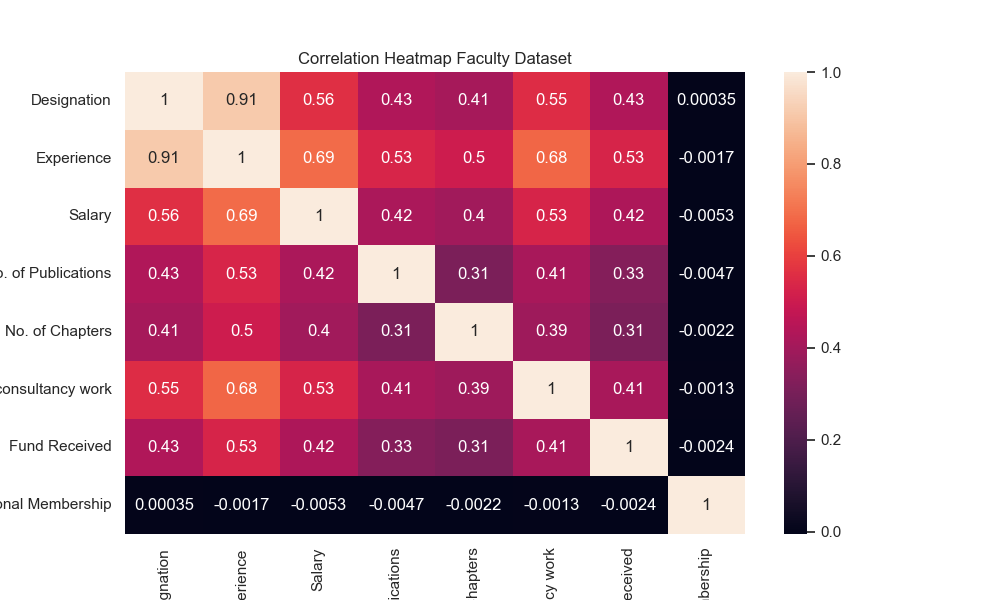

Python code for this plot:
"""
Program 7
-------------------------------------------------------------------------------------------------------
1. Generate 100000 rows, synthesized faculty dataset where experience linearly mapped to designation, 
    salary, no. of publications, no. of book chapters, amount of consultancy work, fund received, professional membership.
2. Read and load it into a list using function (try all the types of functions)
3. Find out the correlation among the fields in faculty dataset.
4. Perform the Linear regression analysis and plot the predicted value.
"""

import csv, random, math, os
from sklearn.linear_model import LinearRegression
import matplotlib.pyplot as plt
from sklearn.model_selection import train_test_split
import pandas as pd
from tqdm import tqdm
import seaborn as sns


def get_synthetic_faculty_dataset(num: int, filename: str) -> list:
    if filename in os.listdir(os.getcwd()):
        print(f"Found existing file and importing data....")
        with open(f"{filename}") as f:
            read = csv.reader(f)
            data = list(read)

            return data
    else:
        print("Creating new dataset...")
        data = []

        for i in tqdm(range(num)):
            experience = random.randint(1, 40)

            if experience < 7:
                designation = 1     # Associate Professor
            elif experience < 25:
                designation = 2     # Associate Professor
            else:
                designation = 3     # Professor

            salary = math.floor(random.randint(20000, 75000) * experience / designation)
            num_pubs = math.floor(random.randint(1, 10) * experience / designation)
            num_chapters = math.floor(random.randint(1, 100) * experience / designation)
            amt_consultancy_work = math.floor(random.randint(50000, 200000) * experience / designation)
            fund_received = math.floor(random.randint(50000, 1000000) * experience / designation)
            professional_membership = random.randint(1, 15)

            data.append([designation, experience, salary, num_pubs, num_chapters, amt_consultancy_work, fund_received, professional_membership])

        with open(f"{filename}", "w", newline='') as f:
            writer = csv.writer(f)
            writer.writerow(["Designation", "Experience", "Salary", "No. of Publications", "No. of Chapters", "Amount of consultancy work", "Fund Received", "Professional Membership"])
            writer.writerows(data)

        return data


dataset_file = "synthetic_data_faculty_for_linear_regression.csv"

data = get_synthetic_faculty_dataset(100000, dataset_file)

df = pd.read_csv(dataset_file)
correlation = df.corr()

sns.set(rc = {'figure.figsize':(10,6)})
sns.heatmap(correlation, annot=True)
plt.title("Correlation Heatmap Faculty Dataset")
plt.show()

X = df[["Experience"]]
Y = df["Salary"]

xTrain, xTest, yTrain, yTest = train_test_split(X, Y, test_size=0.2, random_state=99)
model = LinearRegression()
model.fit(xTrain, yTrain)

plt.scatter(xTest, yTest, color='black')
plt.plot(xTest, model.predict(xTest), color='red', linewidth=3)
plt.xlabel('Experience')
plt.ylabel('Salary')
plt.title('Linear Regression Analysis: Experience vs Salary')
plt.show()
